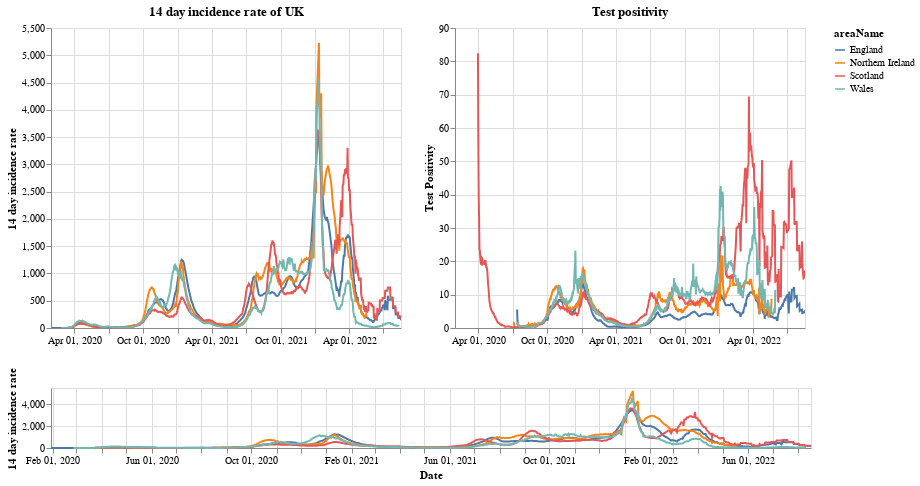

Notebook source saved alongside this figure:
### Markdown cell above
# Plots

First a plot with each country in the UK. The top right shows the positivity rate for (which is the percentage of registered tests which were positive) while the top left is the 14 day incidence rate. The bottom chart can be used to select the timeframe (does not work on a mobile device).

### Code cell
#collapse
brush = alt.selection(type='interval', name='DateBrush',encodings=['x'],fields=['Time'])
leg_selection = alt.selection_multi(fields=['areaName'], bind='legend')

base = alt.Chart(uk_cases).mark_line().encode(
    x=alt.X("yearmonthdate(date):T", axis=alt.Axis(title='Date')),
    y=alt.Y("twoWeeklyCasesRate:Q", axis=alt.Axis(title='14 day incidence rate')),
    tooltip=['areaName', 'date','twoWeeklyCasesRate', 'testPositivity'],
    color='areaName',
    opacity=alt.condition(leg_selection, alt.value(2), alt.value(0.1))
).add_selection(leg_selection).properties(width=350)

upper = base.encode(alt.X('yearmonthdate(date):T', axis=alt.Axis(title=''),
                         scale=alt.Scale(domain=brush))
                   ).properties(title=f'14 day incidence rate of UK')
upper_right = upper.encode(alt.Y('testPositivity:Q', axis=alt.Axis(title='Test Positivity'))).properties(title='Test positivity')
lower = base.properties(height=60, width = 760).add_selection(brush)

(upper | upper_right) & lower

### Figure 1 — Vega-Lite specification as saved in the notebook (floating-point values rounded to 4 significant figures; data arrays with more than 128 entries replaced by an {"elided": "..."} marker saying what was removed)
{"config": {"view": {"continuousWidth": 400, "continuousHeight": 300}}, "vconcat": [{"hconcat": [{"mark": "line", "encoding": {"color": {"type": "nominal", "field": "areaName"}, "opacity": {"condition": {"value": 2, "selection": "selector001"}, "value": 0.1}, "tooltip": [{"type": "nominal", "field": "areaName"}, {"type": "temporal", "field": "date"}, {"type": "quantitative", "field": "twoWeeklyCasesRate"}, {"type": "quantitative", "field": "testPositivity"}], "x": {"type": "temporal", "axis": {"title": ""}, "field": "date", "scale": {"domain": {"selection": "DateBrush"}}, "timeUnit": "yearmonthdate"}, "y": {"type": "quantitative", "axis": {"title": "14 day incidence rate"}, "field": "twoWeeklyCasesRate"}}, "selection": {"selector001": {"type": "multi", "fields": ["areaName"], "bind": "legend"}}, "title": "14 day incidence rate of UK", "width": 350}, {"mark": "line", "encoding": {"color": {"type": "nominal", "field": "areaName"}, "opacity": {"condition": {"value": 2, "selection": "selector001"}, "value": 0.1}, "tooltip": [{"type": "nominal", "field": "areaName"}, {"type": "temporal", "field": "date"}, {"type": "quantitative", "field": "twoWeeklyCasesRate"}, {"type": "quantitative", "field": "testPositivity"}], "x": {"type": "temporal", "axis": {"title": ""}, "field": "date", "scale": {"domain": {"selection": "DateBrush"}}, "timeUnit": "yearmonthdate"}, "y": {"type": "quantitative", "axis": {"title": "Test Positivity"}, "field": "testPositivity"}}, "selection": {"selector001": {"type": "multi", "fields": ["areaName"], "bind": "legend"}}, "title": "Test positivity", "width": 350}]}, {"mark": "line", "encoding": {"color": {"type": "nominal", "field": "areaName"}, "opacity": {"condition": {"value": 2, "selection": "selector001"}, "value": 0.1}, "tooltip": [{"type": "nominal", "field": "areaName"}, {"type": "temporal", "field": "date"}, {"type": "quantitative", "field": "twoWeeklyCasesRate"}, {"type": "quantitative", "field": "testPositivity"}], "x": {"type": "temporal", "axis": {"title": "Date"}, "field": "date", "timeUnit": "yearmonthdate"}, "y": {"type": "quantitative", "axis": {"title": "14 day incidence rate"}, "field": "twoWeeklyCasesRate"}}, "height": 60, "selection": {"selector001": {"type": "multi", "fields": ["areaName"], "bind": "legend"}, "DateBrush": {"type": "interval", "encodings": ["x"], "fields": ["Time"]}}, "width": 760}], "data": {"name": "data-08e81e0a0587f995af2c02657582f65f"}, "$schema": "https://vega.github.io/schema/vega-lite/v4.8.1.json", "datasets": {"data-08e81e0a0587f995af2c02657582f65f": {"elided": "3545 records"}}}
